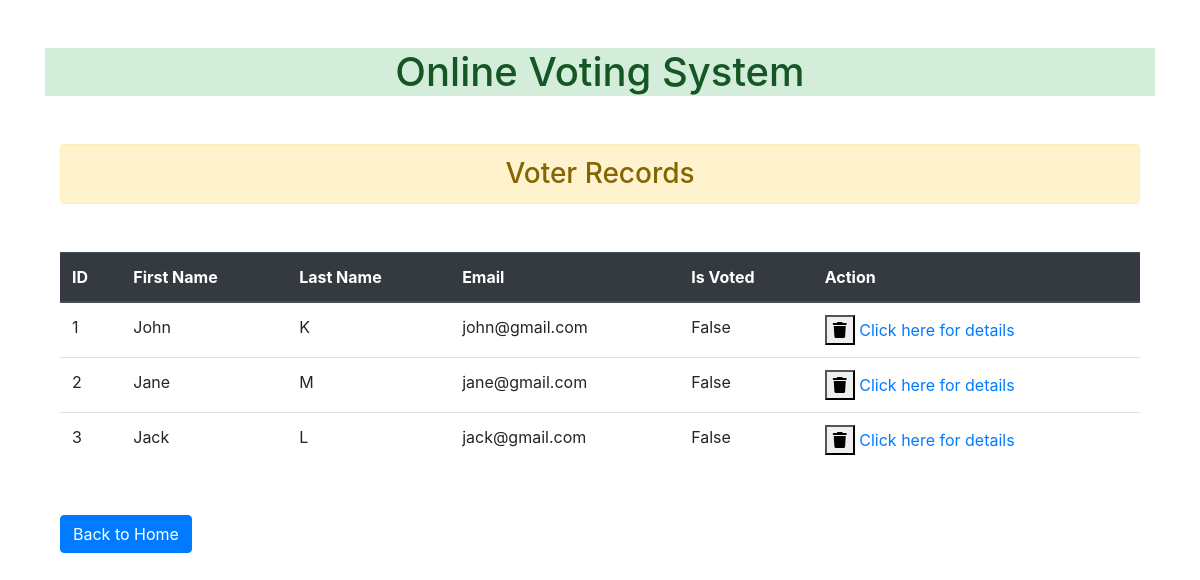
Screenshot of /voterspage (signed in) with the database file from the repository.
### Voters/models.py (models this page shows, shortened)
class Voter(models.Model):
    firstname=models.CharField(max_length=25,null=True)
    lastname=models.CharField(max_length=25,null=True)
    username=models.CharField(max_length=50,null=True,unique=True)
    email=models.EmailField(max_length=60,null=True,unique=True)
    phone = models.IntegerField(null=True, unique=True)
    password=models.CharField(max_length=12,null=True)
    is_voted=models.BooleanField(default=False)

### Voters/views.py (the view)
# urls.py: path('voterspage',views.VotersPage,name='voterspage'),
@login_required(login_url='login')
@user_passes_test(lambda user:user.is_staff)
def VotersPage(request):
    data=Voter.objects.all()
    context={
        'data':data,
    }
    return render(request,'displayVoters.html',context)

### templates/displayVoters.html (shortened to what this page needs)
{% extends 'base.html' %}
{% block content %}
<div class="container">
    <h3 class="alert alert-warning text-center">Voter Records</h3>
    <table class="table my-5">
        <thead class="thead-dark">
            <tr>
                <th scope="col">ID</th>
                <th scope="col">First Name</th>
                <th scope="col">Last Name</th>
                <th scope="col">Email</th>
                <th scope="col">Is Voted</th>
                <th scope="col">Action</th>
            </tr>
        </thead>
        <tbody>
            {% for i in data %}
            <tr>
                <td scope="row">{{i.id}}</td>
                <td>{{i.firstname}}</td>
                <td>{{i.lastname}}</td>
                <td>{{i.email}}</td>
                <td>{{i.is_voted}}</td>
                <td>
                    <form action="{% url  'deletevoter' i.id %}" method="post" class="d-inline">
                        <button type="submit">
                            <i class="fa-solid fa-trash "></i>
                        </button>
                    </form>
                    <a href="{% url 'voterdetails' i.id %}"> Click here for details </a>
                </td>
            </tr>
            {% endfor %}
        </tbody>
    </table>
    <a href="{% url 'admindashboard' %}" class="btn btn-primary"> Back to Home</a>
</div>
{% endblock content %}

### rows the page displays
Voter: id "1", firstname "John", lastname "K", email "john@gmail.com", is_voted "False"
Voter: id "2", firstname "Jane", lastname "M", email "jane@gmail.com", is_voted "False"
Voter: id "3", firstname "Jack", lastname "L", email "jack@gmail.com", is_voted "False"
